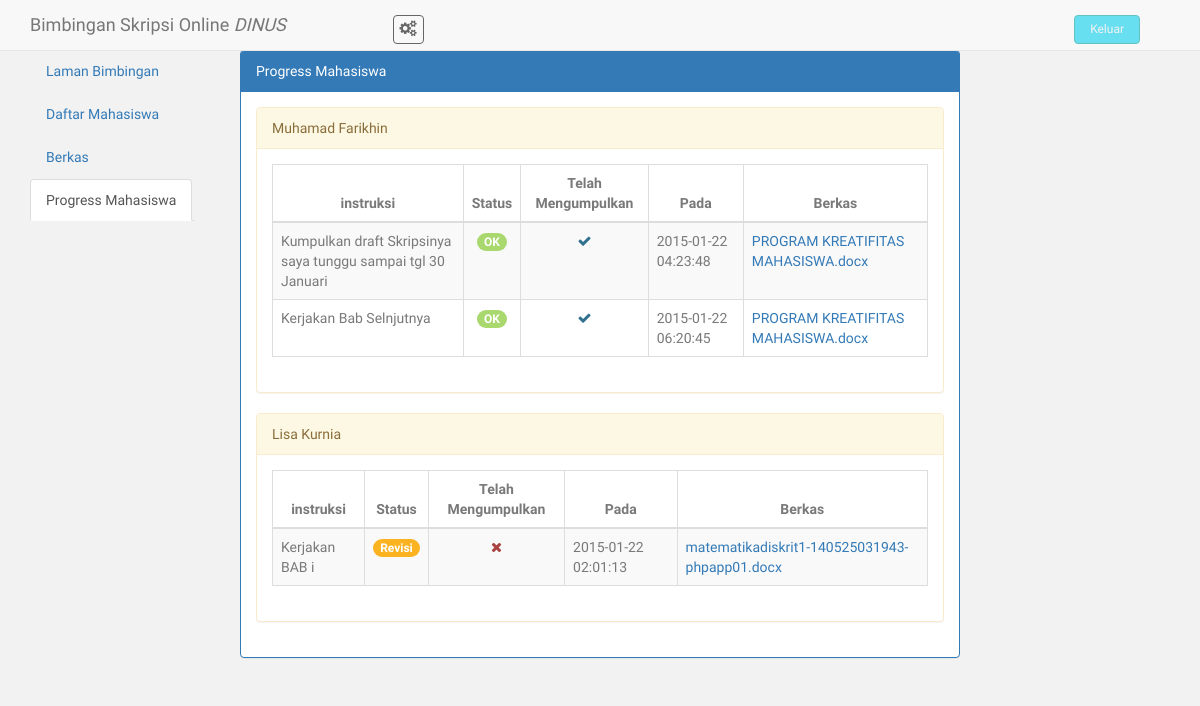
Page /progress_mhs.php (signed in) on the committed database.
### tables this page shows
CREATE TABLE IF NOT EXISTS `mahasiswa` (
  `id_mhs` int(10) NOT NULL AUTO_INCREMENT,
  `nama` varchar(50) NOT NULL,
  `nim` varchar(15) NOT NULL,
  `prodi` varchar(30) NOT NULL,
  `jen_kel` enum('Laki-laki','Perempuan') NOT NULL,
  `tempat_lahir` varchar(20) NOT NULL,
  `tgl_lahir` date NOT NULL,
  `alamat` text NOT NULL,
  `telp` varchar(15) NOT NULL,
  `email` varchar(30) NOT NULL,
  `username` varchar(30) NOT NULL,
  `password` varchar(40) NOT NULL,
  `dir_foto` varchar(50) DEFAULT NULL,
  `jdl_skripsi` text NOT NULL,
  PRIMARY KEY (`id_mhs`),
  UNIQUE KEY `username` (`username`)
);

CREATE TABLE IF NOT EXISTS `instruksi` (
  `id_instruksi` int(10) NOT NULL AUTO_INCREMENT,
  `instruksi` varchar(225) NOT NULL,
  `dibuat_pd` timestamp NOT NULL DEFAULT CURRENT_TIMESTAMP ON UPDATE CURRENT_TIMESTAMP,
  `id_bimbingan` int(10) NOT NULL,
  PRIMARY KEY (`id_instruksi`),
  KEY `fk_bimbingan` (`id_bimbingan`)
);

CREATE TABLE IF NOT EXISTS `penugasan` (
  `id_tugas` int(10) NOT NULL AUTO_INCREMENT,
  `id_instruksi` int(10) NOT NULL,
  `validasi` enum('OK','Revisi','Bimbingan Selesai') DEFAULT NULL,
  `mengumpulkan` tinyint(1) DEFAULT '0',
  PRIMARY KEY (`id_tugas`),
  KEY `fk_penugasan` (`id_instruksi`)
);

CREATE TABLE IF NOT EXISTS `pengumpulan_tgs` (
  `id_pengumpulan_tgs` int(10) NOT NULL AUTO_INCREMENT,
  `id_tugas` int(10) NOT NULL,
  `pesan` varchar(225) NOT NULL,
  `dibuat_pd` timestamp NOT NULL DEFAULT CURRENT_TIMESTAMP ON UPDATE CURRENT_TIMESTAMP,
  `id_berkas_mhs` int(10) DEFAULT NULL,
  PRIMARY KEY (`id_pengumpulan_tgs`),
  KEY `fk_pengumpulan_tgs` (`id_tugas`),
  KEY `fk_berkas_mhs` (`id_berkas_mhs`)
);

CREATE TABLE IF NOT EXISTS `berkas_mhs` (
  `id_berkas_mhs` int(11) NOT NULL AUTO_INCREMENT,
  `nama_berkas` varchar(50) NOT NULL,
  `dir_berkas` varchar(50) NOT NULL,
  PRIMARY KEY (`id_berkas_mhs`)
);

### dosen.php (called while the page is built, shortened)
<?php
	class dosen{
		private $host="localhost";
		private $user="root";
		private $db="bso";
		private $pass="";
		private $conn;
		public function __construct()
		{
			$this->conn = new PDO("mysql:host=".$this->host.";dbname=".$this->db,$this->user,$this->pass);
			$this->conn->setAttribute(PDO::ATTR_ERRMODE, PDO::ERRMODE_EXCEPTION);
		}
		public function daftarMhs($id_dsn)
		{
			$sql = "SELECT id_mhs, nama, nim, prodi, alamat, telp, email, jdl_skripsi
					FROM mahasiswa
					WHERE id_mhs IN (
						SELECT id_mhs
						FROM bimbingan
						WHERE kode_bimbingan = (
										SELECT kode_bimbingan
										FROM klmp_bimbingan
										WHERE id_dsn = :id_dsn ))";
			$q = $this->conn->prepare($sql) or die("Gagal!");
			$q->bindParam(':id_dsn', $id_dsn);
			$q->execute();
			$sql2 = $sql;
			$stmt = $this->conn->prepare($sql2);
			$stmt->bindParam(':id_dsn', $id_dsn);
			$stmt->execute();
			$row = $stmt->fetch(PDO::FETCH_NUM);
			while($r = $q->fetch(PDO::FETCH_ASSOC))
			{
				$data[] = $r;
			}
			if($row)
			{
				return $data;
			}
			else return false;
		}
		public function showProgressMhs($id_mhs)
		{
			$sql = "SELECT instruksi.instruksi, penugasan.id_tugas, penugasan.validasi, penugasan.mengumpulkan, pengumpulan_tgs.dibuat_pd, pengumpulan_tgs.id_berkas_mhs, berkas_mhs.nama_berkas, berkas_mhs.dir_berkas
					FROM instruksi
					LEFT JOIN penugasan ON instruksi.id_instruksi = penugasan.id_instruksi
					LEFT JOIN pengumpulan_tgs ON penugasan.id_tugas = pengumpulan_tgs.id_tugas
					LEFT JOIN berkas_mhs ON pengumpulan_tgs.id_berkas_mhs = berkas_mhs.id_berkas_mhs
					WHERE instruksi.id_bimbingan
					IN (
						SELECT id_bimbingan
						FROM bimbingan
						WHERE id_mhs = :id_mhs
					)";
			$q = $this->conn->prepare($sql) or die("Gagal!");
			$q->bindParam(':id_mhs', $id_mhs);
			$q->execute();
			$sql2 = $sql;
			$stmt = $this->conn->prepare($sql2);
			$stmt->bindParam(':id_mhs', $id_mhs);
			$stmt->execute();
			$row = $stmt->fetch(PDO::FETCH_NUM);
			while($r = $q->fetch(PDO::FETCH_ASSOC))
			{
				$data[] = $r;
			}
			if($row)
			{
				return $data;
			}
			else
				return false;
		}
	}
?>

### progress_mhs.php (the view, shortened to what this page needs)
<?php
	include_once("dosen.php");
	$obj = new dosen;
	$id_dsn = $_SESSION['id_dsn'];
?>
<!DOCTYPE html>
<html>
<head>
	<link href="assets/css/bootstrap.css" rel="stylesheet">
    <link href="assets/font-awesome/css/font-awesome.css" rel="stylesheet" />
    <link href="assets/css/style.css" rel="stylesheet">
    <link href="assets/css/style-responsive.css" rel="stylesheet">
</head>
<body>
		<div class="container-fluid">
		<header>
			<div class="navbar navbar-default navbar-fixed-top" role="navigation">
				<div class="navbar-header">
					<div class="container">
						<a class="navbar-brand" href="home_dsn.php">Bimbingan Skripsi Online <em>DINUS</em></a>
						<div class="nav notify-row" id="top_menu">
			                <ul class="nav top-menu">
			                    <li id="header_inbox_bar" class="dropdown">
			                        <a data-toggle="dropdown" class="dropdown-toggle" href="home_dsn.php#">
			                            <i class="fa fa-cogs"></i>
			                        </a>
			                    </li>
			                </ul>
			            </div>
			           	<div class="top-menu">
            				<ul class="nav pull-right top-menu">
                    		<li><a class="logout" href="logout.php">Keluar</a></li>
            				</ul>
            			</div>
					</div>
				</div>
			</div>
		</header>
		<div class="container-fluid" style="padding-top : 50px">
			<div class="row">
				<div class="col-lg-2">
					<ul class="nav nav-tabs nav-stacked" data-spy="affix">
						<li><a href="home_dsn.php">Laman Bimbingan</a></li>
						<li><a href="daftar_mhs.php">Daftar Mahasiswa</a></li>
						<li><a href="berkas_dsn.php">Berkas</a></li>
						<li class="active"><a href="progress_mhs.php">Progress Mahasiswa</a></li>
					</ul>
				</div>
				<div class="col-lg-8">
	           		<div class="container-fluid">
		           		<div class="panel panel-primary">
		           			<div class="panel-heading">
		           				Progress Mahasiswa
		           			</div>
		           			<div class="panel-body">
		           			<?php
		           				if($obj->daftarMhs($id_dsn))
		           				{
		           					foreach ($obj->daftarMhs($id_dsn) as $value)
		           					{
		           						extract($value);
				           				if($obj->showProgressMhs($id_mhs))
				           				{
					           				echo '<div class="panel panel-warning">
					           				<div class="panel-heading">
					           				'.$nama.'
					           				</div>
					           				<div class="panel-body">';
				           					echo '
					           					<table class="table table-bordered table-striped">
												<thead>
												<tr>
													<th><div class="centered">instruksi</div></th>
													<th><div class="centered">Status</div></th>
													<th><div class="centered">Telah Mengumpulkan</div></th>
													<th><div class="centered">Pada</div></th>
													<th><div class="centered">Berkas</div></th>
												</tr>
												</thead>';
				           					foreach ($obj->showProgressMhs($id_mhs) as $value)
				           					{
				           						extract($value);
												echo '<tr>
												<td>'.$instruksi.'</td>';
												if($validasi == 'OK')
												{
													echo '<td><div class="centered"><span class="badge bg-success">'.$validasi.'</span></div></td>';
												}
												else if($validasi == 'Revisi')
												{
													echo '<td><div class="centered"><span class="badge bg-warning">'.$validasi.'</span></div></td>';
												}
												if($mengumpulkan == 1)
												{
													echo '<td><div class="centered"><i class="fa fa-check text-info"></i></div></td>';
												}
												else
												{
													echo '<td><div class="centered"><i class="fa fa-times text-danger"></i></div></td>';
												}
												echo '<td>'.$dibuat_pd.'</td>
												<td><a href="'.$dir_berkas.'">'.$nama_berkas.'</a></td>
												</tr>';
											}
												echo '</table>';
				           					echo '</div>
				           				</div>';
				           				}
				           			}
			           			}
		           			?>
		           			</div>
		           		</div>
					</div>
				</div>
			</div>
		</div>
	</div>
</body>
</html>

### assets/css/style.css (style rules this page uses)
body { color: #797979; background: #f2f2f2; font-family: 'Ruda', sans-serif; padding: 0px !important; margin: 0px !important; font-size:14px; }
ul li { list-style: none; }
a, a:hover, a:focus { text-decoration: none; outline: none; }
.centered { text-align: center; }
ul.top-menu > li > .logout { color: #f2f2f2; font-size: 12px; border-radius: 4px; -webkit-border-radius: 4px; border: 1px solid #64c3c2 !important; padding: 5px 15px; margin-right: 15px; background: #68dff0; margin-top: 15px; }
#top_menu .nav > li, ul.top-menu > li { float: left; }
.notify-row { float: left; margin-top: 15px; margin-left: 92px; }
ul.top-menu > li > a { color: #666666; font-size: 16px; border-radius: 4px; -webkit-border-radius: 4px; border:1px solid #666666 !important; padding: 2px 6px; margin-right: 15px; }
.badge.bg-success { background: #a9d86e; }
.badge.bg-warning { background: #FCB322; }

### rows in the picture
mahasiswa: nama "Muhamad Farikhin"
instruksi: instruksi "Kumpulkan draft Skripsinya saya tunggu sampai tgl 30 Januari", penugasan.validasi "OK", pengumpulan_tgs.dibuat_pd "2015-01-22 04:23:48", berkas_mhs.nama_berkas "PROGRAM KREATIFITAS MAHASISWA.docx"
instruksi: instruksi "Kerjakan Bab Selnjutnya", penugasan.validasi "OK", pengumpulan_tgs.dibuat_pd "2015-01-22 06:20:45", berkas_mhs.nama_berkas "PROGRAM KREATIFITAS MAHASISWA.docx"
mahasiswa: nama "Lisa Kurnia"
instruksi: instruksi "Kerjakan BAB i", penugasan.validasi "Revisi", pengumpulan_tgs.dibuat_pd "2015-01-22 02:01:13", berkas_mhs.nama_berkas "matematikadiskrit1-140525031943-phpapp01.docx"
